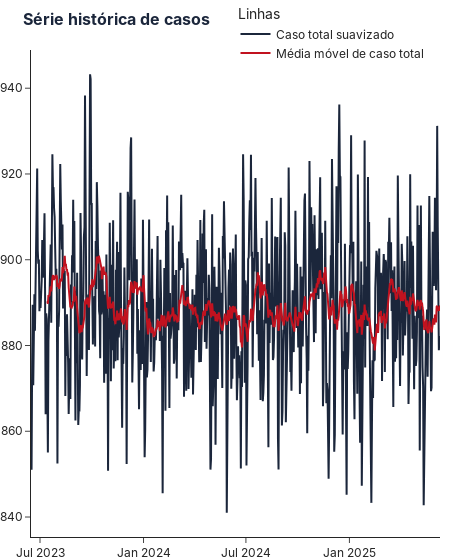

Source (notebook cell):
### Code cell
lineplot_1(data).show()

### Figure 1 — Plotly figure (JSON) as saved in the notebook; plotly's stock layout.template omitted (floating-point values rounded to 4 significant figures; data arrays with more than 128 entries replaced by an {"elided": "..."} marker saying what was removed)
{"data": [{"customdata": {"elided": "728 int values"}, "hoverlabel": {"bgcolor": "white", "font": {"family": "inter, sans-serif", "size": 14}}, "hovertemplate": "<b>Quantidade de casos : %{customdata}</b> <br>data : %{x}<extra></extra>", "line": {"color": "#1b263b"}, "mode": "lines", "name": "Caso total suavizado", "type": "scatter", "x": {"elided": "728 str values"}, "y": {"elided": "728 float values"}}, {"customdata": {"elided": "728 float values"}, "hoverlabel": {"bgcolor": "white", "font": {"family": "inter, sans-serif", "size": 14}}, "hovertemplate": "<b>Quantidade média de casos : %{customdata}</b> <br>data : %{x}<extra></extra>", "line": {"color": "#c1121f", "width": 2}, "mode": "lines", "name": "Média móvel de caso total", "type": "scatter", "x": {"elided": "728 str values"}, "y": {"elided": "728 float values"}}], "layout": {"font": {"family": "inter, sans-serif", "size": 12}, "legend": {"title": {"text": "Linhas"}, "x": 0.5, "y": 1.1}, "margin": {"b": 0, "l": 10, "r": 10, "t": 50}, "title": {"font": {"color": "#1b263b", "family": "inter, sans-serif", "size": 16, "weight": "bold"}, "text": "Série histórica de casos"}, "width": 450}}
